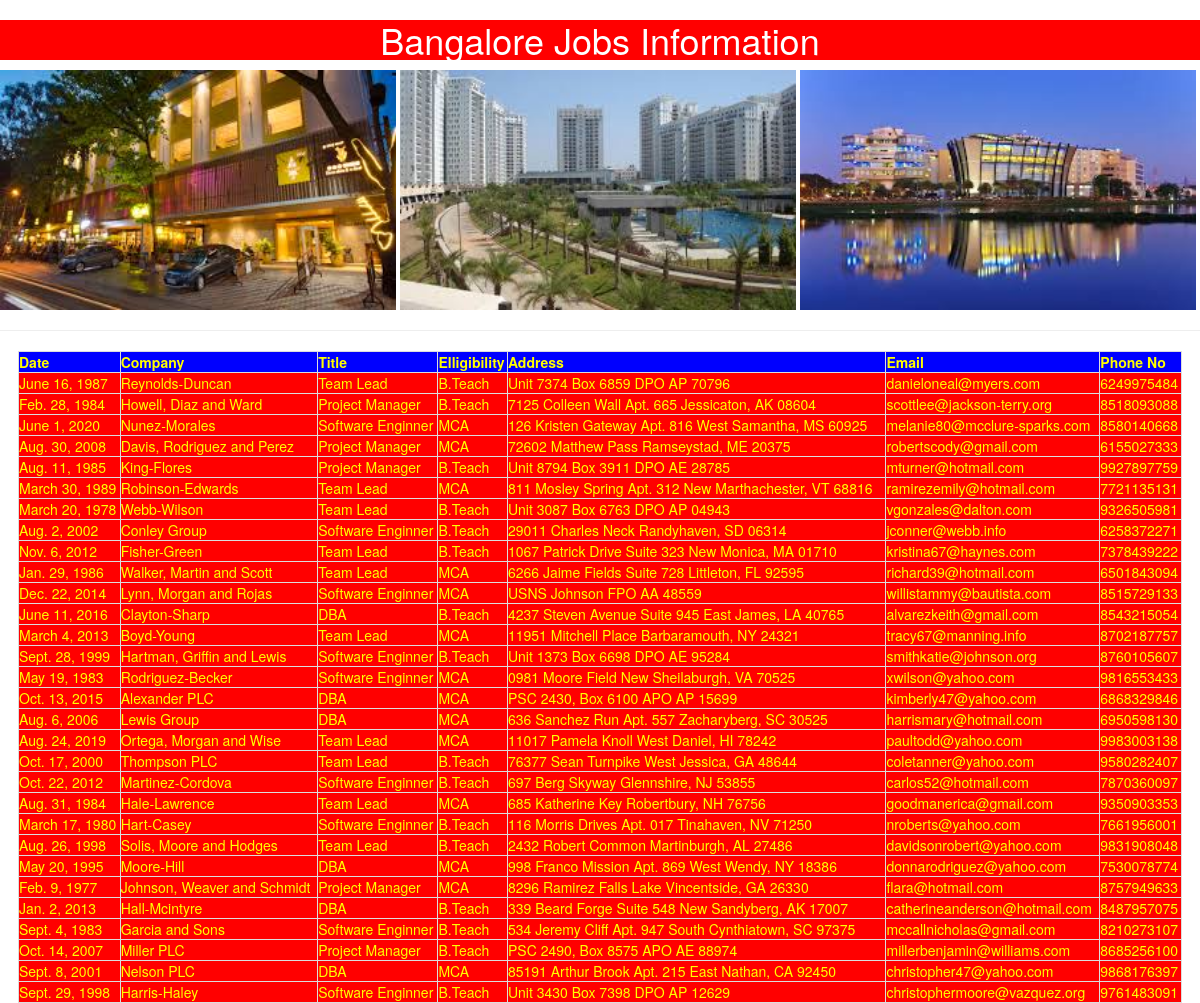
The app's page /bun/ with its own data.
### testapp/models.py (models this page shows)
class BloreJobs(models.Model):
    date=models.DateField()
    company=models.CharField(max_length=64)
    title=models.CharField(max_length=30)
    eligibility=models.CharField(max_length=60)
    address=models.CharField(max_length=60)
    email=models.CharField(max_length=40)
    phonno=models.IntegerField()

### testapp/views.py (the view)
# urls.py: url(r'^bun/', views.Blore_Jobs_view),
def Blore_Jobs_view(request):
    Blore_Jobs_list=BloreJobs.objects.all()
    return render(request,'testapp/blorejobs.html',{'Blore_Jobs_list':Blore_Jobs_list})

### templates/testapp/blorejobs.html (shortened to what this page needs)
<!DOCTYPE html>
{%load staticfiles %}
<html lang="en" dir="ltr">
  <head>
    <link rel="stylesheet" href="https://maxcdn.bootstrapcdn.com/bootstrap/3.3.7/css/bootstrap.min.css">
    <link rel="stylesheet" href="{%static "css/static1.css"%}">
  </head>
<body>
<div class="container1" align="center">
<h1>Bangalore Jobs Information</h1>
</div>
<img src="{%static "images/ban1.jpg"%}">
<img src="{%static "images/ban2.jpg"%}">
<img src="{%static "images/ban3.jpg"%}">
<hr>
{% if Blore_Jobs_list %}
<table class="tab">
<thead>
<th>Date</th>
<th>Company</th>
<th>Title</th>
<th>Elligibility</th>
<th>Address</th>
<th>Email</th>
<th>Phone No</th>
</thead>
{% for job in Blore_Jobs_list %}
<tr>
<td>{{job.date}}</td>
<td>{{job.company}}</td>
<td>{{job.title}}</td>
<td>{{job.eligibility}}</td>
<td>{{job.address}}</td>
<td>{{job.email}}</td>
<td>{{job.phonno}}</td>
</tr>
{% endfor %}
</table>
{%else%}
<p>No Jobs Records Found!!!</p>
{%endif%}
</body>
</html>

### static/css/static1.css (style rules this page uses)
body { background:url(https://images.unsplash.com/photo-1505772528516-d288ff26a9f4?ixlib=rb-1.2.1&auto=format&fit=crop&w=1500&q=80) ; background-repeat: no-repeat; background-size: cover; color:white; }
img { width:33%; height: 240px; }
.container1 { background: red; width: auto; }
.tab { background-color: red; color: yellow; width: 97%; margin: auto; border: 1px solid #ddd; }
th { background-color: blue; border: 1px solid #ddd; }
td { border: 1px solid #ddd; }

### records on screen
BloreJobs: date "June 16, 1987", company "Reynolds-Duncan", title "Team Lead", eligibility "B.Teach", address "Unit 7374 Box 6859 DPO AP 70796", email "danieloneal@myers.com", phonno "6249975484"
BloreJobs: date "Feb. 28, 1984", company "Howell, Diaz and Ward", title "Project Manager", eligibility "B.Teach", address "7125 Colleen Wall Apt. 665 Jessicaton, AK 08604", email "scottlee@jackson-terry.org", phonno "8518093088"
BloreJobs: date "June 1, 2020", company "Nunez-Morales", title "Software Enginner", eligibility "MCA", address "126 Kristen Gateway Apt. 816 West Samantha, MS 60925", email "melanie80@mcclure-sparks.com", phonno "8580140668"
BloreJobs: date "Aug. 30, 2008", company "Davis, Rodriguez and Perez", title "Project Manager", eligibility "MCA", address "72602 Matthew Pass Ramseystad, ME 20375", email "robertscody@gmail.com", phonno "6155027333"
BloreJobs: date "Aug. 11, 1985", company "King-Flores", title "Project Manager", eligibility "B.Teach", address "Unit 8794 Box 3911 DPO AE 28785", email "mturner@hotmail.com", phonno "9927897759"
BloreJobs: date "March 30, 1989", company "Robinson-Edwards", title "Team Lead", eligibility "MCA", address "811 Mosley Spring Apt. 312 New Marthachester, VT 68816", email "ramirezemily@hotmail.com", phonno "7721135131"
BloreJobs: date "March 20, 1978", company "Webb-Wilson", title "Team Lead", eligibility "B.Teach", address "Unit 3087 Box 6763 DPO AP 04943", email "vgonzales@dalton.com", phonno "9326505981"
BloreJobs: date "Aug. 2, 2002", company "Conley Group", title "Software Enginner", eligibility "B.Teach", address "29011 Charles Neck Randyhaven, SD 06314", email "jconner@webb.info", phonno "6258372271"
BloreJobs: date "Nov. 6, 2012", company "Fisher-Green", title "Team Lead", eligibility "B.Teach", address "1067 Patrick Drive Suite 323 New Monica, MA 01710", email "kristina67@haynes.com", phonno "7378439222"
BloreJobs: date "Jan. 29, 1986", company "Walker, Martin and Scott", title "Team Lead", eligibility "MCA", address "6266 Jaime Fields Suite 728 Littleton, FL 92595", email "richard39@hotmail.com", phonno "6501843094"
BloreJobs: date "Dec. 22, 2014", company "Lynn, Morgan and Rojas", title "Software Enginner", eligibility "MCA", address "USNS Johnson FPO AA 48559", email "willistammy@bautista.com", phonno "8515729133"
BloreJobs: date "June 11, 2016", company "Clayton-Sharp", title "DBA", eligibility "B.Teach", address "4237 Steven Avenue Suite 945 East James, LA 40765", email "alvarezkeith@gmail.com", phonno "8543215054"
BloreJobs: date "March 4, 2013", company "Boyd-Young", title "Team Lead", eligibility "MCA", address "11951 Mitchell Place Barbaramouth, NY 24321", email "tracy67@manning.info", phonno "8702187757"
BloreJobs: date "Sept. 28, 1999", company "Hartman, Griffin and Lewis", title "Software Enginner", eligibility "B.Teach", address "Unit 1373 Box 6698 DPO AE 95284", email "smithkatie@johnson.org", phonno "8760105607"
BloreJobs: date "May 19, 1983", company "Rodriguez-Becker", title "Software Enginner", eligibility "MCA", address "0981 Moore Field New Sheilaburgh, VA 70525", email "xwilson@yahoo.com", phonno "9816553433"
BloreJobs: date "Oct. 13, 2015", company "Alexander PLC", title "DBA", eligibility "MCA", address "PSC 2430, Box 6100 APO AP 15699", email "kimberly47@yahoo.com", phonno "6868329846"
BloreJobs: date "Aug. 6, 2006", company "Lewis Group", title "DBA", eligibility "MCA", address "636 Sanchez Run Apt. 557 Zacharyberg, SC 30525", email "harrismary@hotmail.com", phonno "6950598130"
BloreJobs: date "Aug. 24, 2019", company "Ortega, Morgan and Wise", title "Team Lead", eligibility "MCA", address "11017 Pamela Knoll West Daniel, HI 78242", email "paultodd@yahoo.com", phonno "9983003138"
BloreJobs: date "Oct. 17, 2000", company "Thompson PLC", title "Team Lead", eligibility "B.Teach", address "76377 Sean Turnpike West Jessica, GA 48644", email "coletanner@yahoo.com", phonno "9580282407"
BloreJobs: date "Oct. 22, 2012", company "Martinez-Cordova", title "Software Enginner", eligibility "B.Teach", address "697 Berg Skyway Glennshire, NJ 53855", email "carlos52@hotmail.com", phonno "7870360097"
BloreJobs: date "Aug. 31, 1984", company "Hale-Lawrence", title "Team Lead", eligibility "MCA", address "685 Katherine Key Robertbury, NH 76756", email "goodmanerica@gmail.com", phonno "9350903353"
BloreJobs: date "March 17, 1980", company "Hart-Casey", title "Software Enginner", eligibility "B.Teach", address "116 Morris Drives Apt. 017 Tinahaven, NV 71250", email "nroberts@yahoo.com", phonno "7661956001"
BloreJobs: date "Aug. 26, 1998", company "Solis, Moore and Hodges", title "Team Lead", eligibility "B.Teach", address "2432 Robert Common Martinburgh, AL 27486", email "davidsonrobert@yahoo.com", phonno "9831908048"
BloreJobs: date "May 20, 1995", company "Moore-Hill", title "DBA", eligibility "MCA", address "998 Franco Mission Apt. 869 West Wendy, NY 18386", email "donnarodriguez@yahoo.com", phonno "7530078774"
BloreJobs: date "Feb. 9, 1977", company "Johnson, Weaver and Schmidt", title "Project Manager", eligibility "MCA", address "8296 Ramirez Falls Lake Vincentside, GA 26330", email "flara@hotmail.com", phonno "8757949633"
BloreJobs: date "Jan. 2, 2013", company "Hall-Mcintyre", title "DBA", eligibility "B.Teach", address "339 Beard Forge Suite 548 New Sandyberg, AK 17007", email "catherineanderson@hotmail.com", phonno "8487957075"
BloreJobs: date "Sept. 4, 1983", company "Garcia and Sons", title "Software Enginner", eligibility "B.Teach", address "534 Jeremy Cliff Apt. 947 South Cynthiatown, SC 97375", email "mccallnicholas@gmail.com", phonno "8210273107"
BloreJobs: date "Oct. 14, 2007", company "Miller PLC", title "Project Manager", eligibility "B.Teach", address "PSC 2490, Box 8575 APO AE 88974", email "millerbenjamin@williams.com", phonno "8685256100"
BloreJobs: date "Sept. 8, 2001", company "Nelson PLC", title "DBA", eligibility "MCA", address "85191 Arthur Brook Apt. 215 East Nathan, CA 92450", email "christopher47@yahoo.com", phonno "9868176397"
BloreJobs: date "Sept. 29, 1998", company "Harris-Haley", title "Software Enginner", eligibility "B.Teach", address "Unit 3430 Box 7398 DPO AP 12629", email "christophermoore@vazquez.org", phonno "9761483091"
